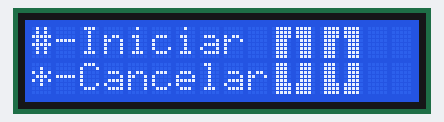
A program run on a simulated Arduino Mega 2560, built with avr-gcc and run on an emulated ATmega2560. Shown: 16×2 character LCD.

Above: at 0.1 s.
At 4.2 s:
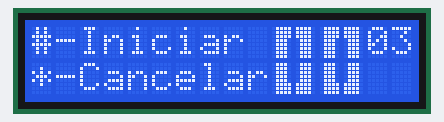
At 9.2 s:
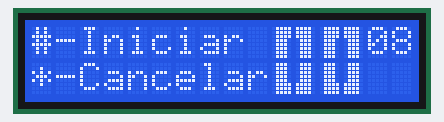
At 19.3 s:
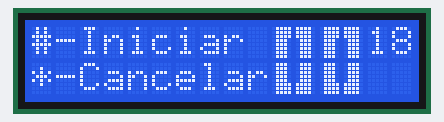
At 28.4 s:
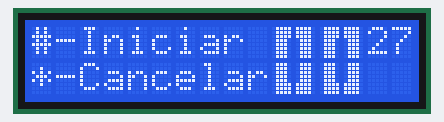
At 38.5 s:
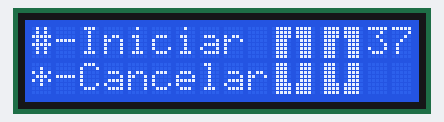

Measured:
- what the display in image 1 shows lasts 1.0 s, from 4.1 s to 5.1 s

The program:

main.cpp
```cpp
#include <Arduino.h>
#include <GerenciadorDeProcessos.h>

#include <LiquidCrystal.h>
#include <Algarismo.h>

LiquidCrystal LC_Tela(12, 11, 5, 4, 3, 2); //Declaração do objeto para controlar o display
Algarismo Ag_Dezena(10, &LC_Tela, 0); //Declaração de duas posições para exibir dezena e unidade
Algarismo Ag_Unidade(12, &LC_Tela, 1);

#include <Teclado.h>

uint16_t ui16_contador = 0; //Varíavel para armazenar os segundos

Processo P_relogio;

void relogio();

//Função padrão de inicialização do Arduino
void setup() {

  LC_Tela.begin(16, 9); //Inicialização da tela e dos algarismos
  Ag_Dezena.iniciar();
  Ag_Unidade.iniciar();

  LC_Tela.setCursor(0, 0);
  LC_Tela.print("#-Iniciar");
  LC_Tela.setCursor(0, 1);
  LC_Tela.print("*-Cancelar");

  b_adicionarTarefa(relogio, "Relogio", 1000, SIM, &P_relogio); //Atribuição da tarefa Relogio, que será executada a cada segundo
  b_habilitarEscalonador();
}

//Função de repetição padrão do Arduino
void loop() {
  //Inicia a execução das tarefas
  iniciarProcessos();
}

//Função que exibe o tempo decorrido na tela e incrementa o contador
void relogio() {
  uint8_t ui8_segundos = ui16_contador % 60;
  uint8_t ui8_minutos = ui16_contador / 60;

  LC_Tela.setCursor(14, 0);
  LC_Tela.print(ui8_segundos / 10);

  LC_Tela.setCursor(15, 0);
  LC_Tela.print(ui8_segundos % 10);

  Ag_Dezena.mudarNumero(ui8_minutos / 10);
  Ag_Unidade.mudarNumero(ui8_minutos % 10);

  (ui16_contador < 5940) ? (ui16_contador++) : (ui16_contador = 0);
}
```
